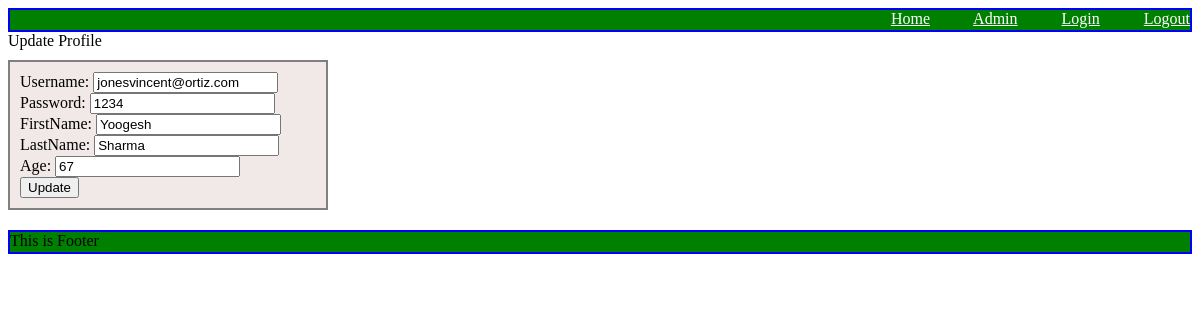
The page /twmprofile/updateProfile/48/ on the database its author committed.
### twmprofile/models.py (models this page shows)
class Profile(models.Model):
    username = models.CharField(max_length=30)
    password = models.CharField(max_length=30)
    firstName = models.CharField(max_length=30)
    lastName = models.CharField(max_length=30)
    age = models.IntegerField(default=18)

### twmprofile/views.py (the view)
# urls.py: re_path('updateProfile/(?P<id>\d+)/$', views.updateProfile),
def updateProfile(request, id):
    existingProfile = Profile.objects.get(id=id)
    if request.method == 'POST':
        form = forms.ProfileUpdateRequest(request.POST, instance=existingProfile) # A record will be considered new if you do not provide instance=Profile
        print('Is form valid', form.is_valid())
        if form.is_valid():
            form.save()
            return redirect('/twmprofile/profile')
    return render(request, 'twmprofile/update.html', {'profile': existingProfile})

### templates/twmprofile/update.html (shortened to what this page needs)
<!DOCTYPE html>
{% extends 'twmprofile/common/main.html'%}
{% block body_part %}
        <h>Update Profile</h></br>
<div class="yms_form">
   <form method="POST">
       Username: <input type="text" name="username" value="{{profile.username}}"></br>
       Password: <input type="text" name="password" value="{{profile.password}}"></br>
       FirstName: <input type="text" name="firstName" value="{{profile.firstName}}"></br>
       LastName: <input type="text" name="lastName" value="{{profile.lastName}}"></br>
       Age: <input type="text" name="age" value="{{profile.age}}"></br>
       <input type="submit" value="Update"/>
   </form>
</div>
{% endblock %}

### static/css/main.css (style rules this page uses)
.yms_form { margin-top: 10px; border:solid gray 2px; background-color: #f1e8e8; width:25%; padding:10px; }

### rows shown on the page
Profile: username "jonesvincent@ortiz.com", password "1234", firstName "Yoogesh", lastName "Sharma", age "67"
